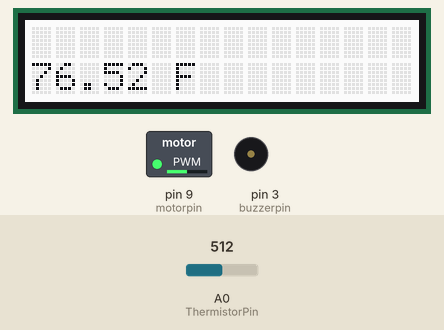
Simulated run of this sketch. Board: Arduino Uno, built with avr-gcc and run on an emulated ATmega328P. Parts: 16×2 character LCD, switched loads named in the sketch (green lamp = pin HIGH), buzzer (waves = sounding). The test bench sets the inputs (shaded band); at power-on: A0 (ThermistorPin) = 512.

Above: at 1.2 s.
1.3 s: A0 (ThermistorPin) set to 570
At 1.9 s:
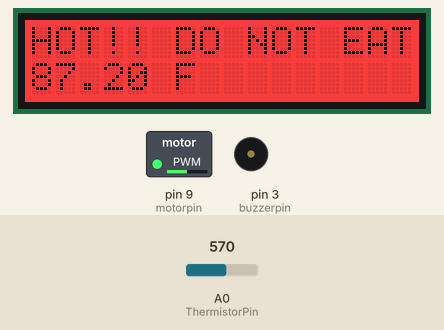
2.8 s: A0 (ThermistorPin) set to 596
At 3.05 s:
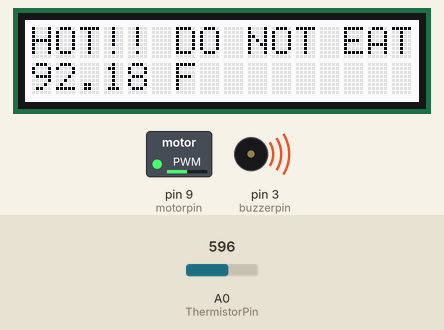
5.0 s: A0 (ThermistorPin) set to 306
At 5.9 s:
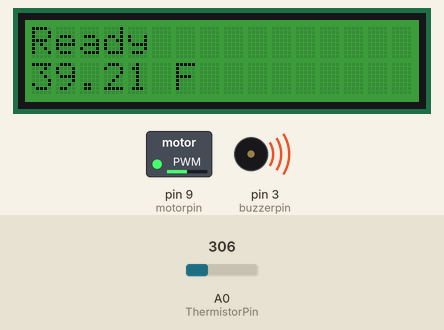
6.6 s: A0 (ThermistorPin) set to 493
At 7.3 s:
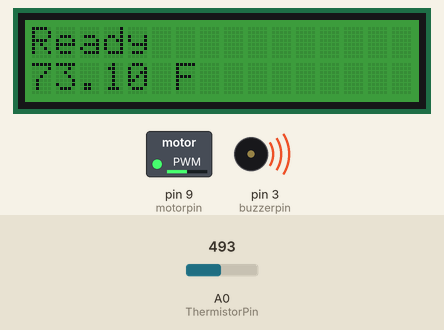
8.1 s: A0 (ThermistorPin) set to 513
At 9.2 s:
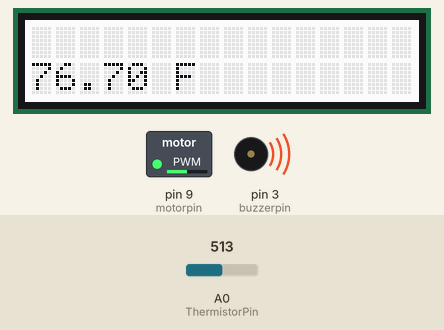
9.6 s: A0 (ThermistorPin) set to 548
At 11.0 s:
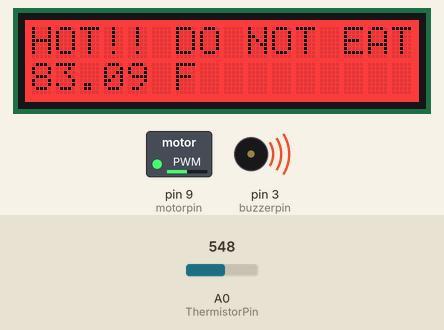
Timing chart, 0 to 12.1 s (numbered marks = the images above; inputs shaded):
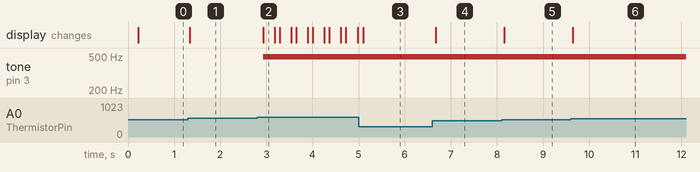

Measured:
- the behaviour switches between 584 and 585 on A0 (ThermistorPin) (found by bisection; images 1 and 2)
- the behaviour switches between 503 and 504 on A0 (ThermistorPin) (found by bisection; images 4 and 5)
- the behaviour switches between 531 and 532 on A0 (ThermistorPin) (found by bisection; images 5 and 6)
- after the input at 1.3 s, the display: changes at once (image 1)
- after the input at 2.8 s, tone on pin 3 (buzzerpin): silent → 490 Hz after 0.13 s; the display: changes after 0.13 s (image 2)
- after the input at 5.0 s, the display: changes after 0.10 s (image 3)
- after the input at 6.6 s, the display: changes after 0.07 s (image 4)
- after the input at 8.1 s, the display: changes after 0.06 s (image 5)
- after the input at 9.6 s, the display: changes after 0.05 s (image 6)

The sketch:

Mhacks_Heat_buzzer.ino
```cpp
#include <Wire.h>
#include "rgb_lcd.h"

rgb_lcd lcd;
const int HOT = 80;
const int VERY_HOT = 90;
const int COLD = 75;
const int buzzerpin = 3;
const int motorpin = 9;
boolean done = true;
int ThermistorPin = A0;
int Vo;
float R1 = 10000;
float logR2, R2, K, C, F;
float c1 = 1.009249522e-03, c2 = 2.378405444e-04, c3 = 2.019202697e-07;
float tempK = 0;

void setup()
{
    // set up the LCD's number of columns and rows:
    lcd.begin(16, 2);
    lcd.clear();
    lcd.setCursor(0, 0);
    lcd.print("Hello");
    pinMode(buzzerpin, OUTPUT);
    pinMode(motorpin, OUTPUT);
    analogWrite(motorpin, 126);
}

void loop()
{
    // set the cursor to column 0, line 1
    // (note: line 1 is the second row, since counting begins with 0):
    Vo = analogRead(ThermistorPin);
    R2 = R1 * (1023.0 / (float)Vo - 1.0);
    logR2 = log(R2);


    K = (1.0 / (c1 + c2*logR2 + c3*logR2*logR2*logR2)); //kelvin
    C = K - 273.15; //celsius
    F = (C * 9.0)/ 5.0 + 32.0; //fahrenheit
    Serial.print("Temperature: ");
    Serial.print(F);
    Serial.println(" F");
    // print the number of seconds since reset:
    //lcd.print(millis()/1000);
    lcd.print((String) F + " F");
    lcd.setCursor(0,0);
    if (F >= VERY_HOT) {
      lcd.setRGB(255, 255, 255);
      analogWrite(buzzerpin, F);
      delay(250);
      analogWrite(buzzerpin, 0);
      lcd.setRGB(255,0,0);
    }
    else if (F >= HOT){
      lcd.setRGB(255,0,0);
      lcd.print("HOT!! DO NOT EAT");

    }
    else if (F <= COLD){
      lcd.setRGB(0, 128, 0); // deep green
      lcd.print("Ready           ");
      if (done) {
        for (int i = 0; i < 3; i++) {
          analogWrite(buzzerpin, F);
          delay(200);
          analogWrite(buzzerpin, 0);
          delay(200);
        }
        done = false;
      }
    } else {
      lcd.print("                ");
      lcd.setRGB(255,255,255);
      analogWrite(buzzerpin, 0);
    }
    lcd.setCursor(0,1);
    delay(100);
}

/*********************************************************************************************************
  END FILE
*********************************************************************************************************/
```
